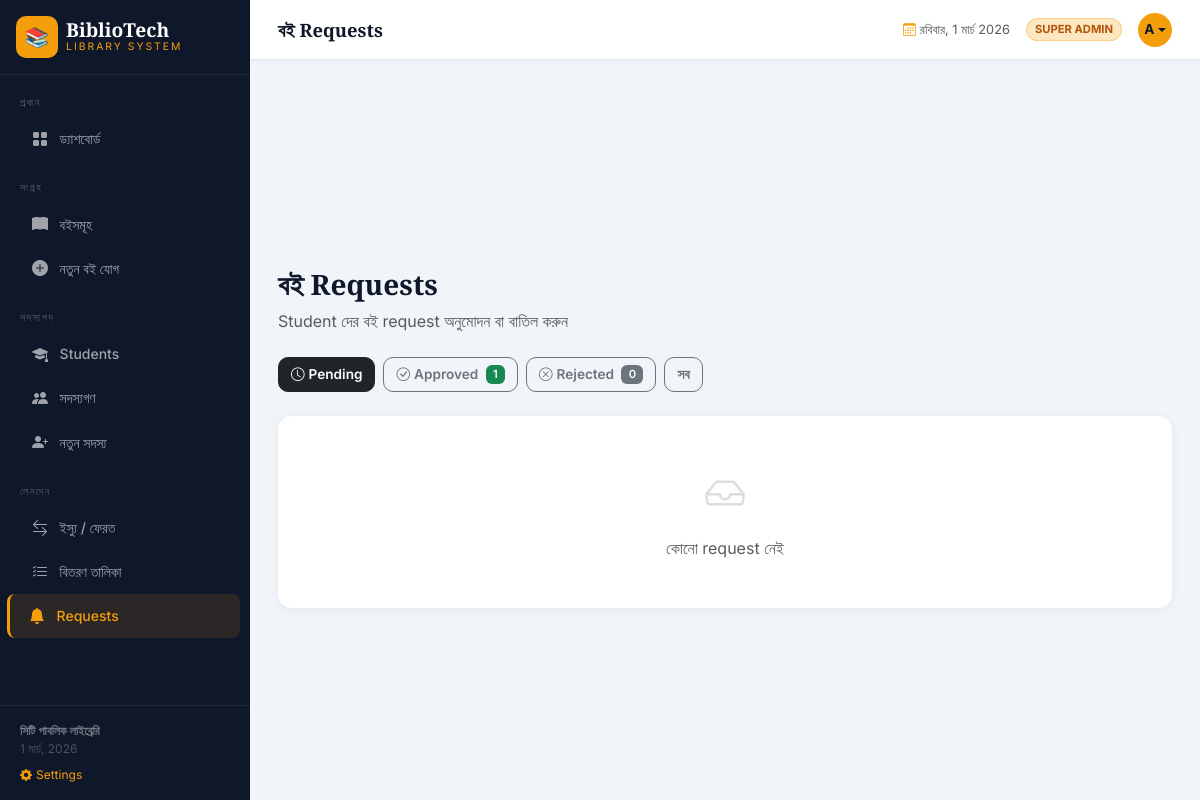
Page /requests (signed in) on the committed database.
### tables this page shows
CREATE TABLE settings (
        key TEXT PRIMARY KEY, value TEXT
    );

### app.py (the view)
@app.route('/requests')
@admin_required
def requests_list():
    status_filter = request.args.get('status', 'pending')
    conn = get_db()
    query  = '''SELECT br.*, b.title as book_title, b.cover_color, b.author,
                       s.name as student_name, s.email as student_email, s.phone as student_phone
                FROM book_requests br
                JOIN books b ON br.book_id=b.id
                JOIN students s ON br.student_id=s.id'''
    params = []
    if status_filter != 'all':
        query += ' WHERE br.status=?'
        params.append(status_filter)
    query += ' ORDER BY br.request_date DESC'
    reqs = conn.execute(query, params).fetchall()
    counts = {
        'pending':  conn.execute("SELECT COUNT(*) FROM book_requests WHERE status='pending'").fetchone()[0],
        'approved': conn.execute("SELECT COUNT(*) FROM book_requests WHERE status='approved'").fetchone()[0],
        'rejected': conn.execute("SELECT COUNT(*) FROM book_requests WHERE status='rejected'").fetchone()[0],
    }
    conn.close()
    return render_template('requests.html', requests=reqs, status_filter=status_filter, counts=counts)

### app.py (called while the page is built)
def admin_required(f):
    @wraps(f)
    def decorated(*args, **kwargs):
        if not session.get('logged_in'):
            flash('এই পেজটি দেখতে লগইন করুন।', 'info')
            return redirect(url_for('login', next=request.path))
        if not session.get('is_admin'):
            flash('এই কাজটি করার অনুমতি আপনার নেই।', 'error')
            return redirect(url_for('books'))
        return f(*args, **kwargs)
    return decorated

def get_db():
    conn = sqlite3.connect(DB_PATH)
    conn.row_factory = sqlite3.Row
    return conn

def get_settings():
    conn = get_db()
    rows = conn.execute('SELECT key, value FROM settings').fetchall()
    conn.close()
    return {row['key']: row['value'] for row in rows}

@app.context_processor
def inject_settings():
    return dict(site=get_settings())

### templates/requests.html (shortened to what this page needs)
{% extends 'base.html' %}
{% block topbar_title %}বই Requests{% endblock %}
{% block content %}
<div class="d-flex justify-content-between align-items-start mb-4 page-header">
    <div>
        <h1>বই Requests</h1>
        <p class="text-muted mb-0">Student দের বই request অনুমোদন বা বাতিল করুন</p>
    </div>
</div>
<div class="d-flex gap-2 mb-4">
    <a href="{{ url_for('requests_list', status='pending') }}"
       class="btn {% if status_filter=='pending' %}btn-dark{% else %}btn-outline-secondary{% endif %}">
        <i class="bi bi-clock me-1"></i>Pending
    </a>
    <a href="{{ url_for('requests_list', status='approved') }}"
       class="btn {% if status_filter=='approved' %}btn-dark{% else %}btn-outline-secondary{% endif %}">
        <i class="bi bi-check-circle me-1"></i>Approved
        <span class="badge bg-success ms-1">{{ counts.approved }}</span>
    </a>
    <a href="{{ url_for('requests_list', status='rejected') }}"
       class="btn {% if status_filter=='rejected' %}btn-dark{% else %}btn-outline-secondary{% endif %}">
        <i class="bi bi-x-circle me-1"></i>Rejected
        <span class="badge bg-secondary ms-1">{{ counts.rejected }}</span>
    </a>
    <a href="{{ url_for('requests_list', status='all') }}"
       class="btn {% if status_filter=='all' %}btn-dark{% else %}btn-outline-secondary{% endif %}">
        সব
    </a>
</div>
{% if requests %}
<div class="d-flex flex-column gap-3">
    {% for req in requests %}
    <div class="card content-card">
        <div class="card-body p-4">
            <div class="row align-items-center g-3">
                <div class="col-md-4">
                    <div class="d-flex align-items-center gap-3">
                        <div class="book-cover-sm flex-shrink-0" style="background:{{ req.cover_color }}; width:42px; height:56px; font-size:1rem">
                            <i class="bi bi-book-fill"></i>
                        </div>
                        <div>
                            <div class="fw-bold" style="font-size:.95rem">{{ req.book_title }}</div>
                            <div class="text-muted small">{{ req.author }}</div>
                        </div>
                    </div>
                </div>
                <div class="col-md-3">
                    <div class="d-flex align-items-center gap-2 mb-1">
                        <div class="member-av flex-shrink-0" style="background:#e0e7ff;color:#4338ca;width:30px;height:30px;font-size:.75rem">
                            {{ req.student_name[0].upper() }}
                        </div>
                        <span class="fw-semibold small">{{ req.student_name }}</span>
                    </div>
                    {% if req.student_phone %}
                    <div class="text-muted small ms-1"><i class="bi bi-telephone me-1"></i>{{ req.student_phone }}</div>
                    {% endif %}
                    {% if req.student_note %}
                    <div class="text-muted small ms-1 mt-1" style="font-style:italic">"{{ req.student_note }}"</div>
                    {% endif %}
                </div>
                <div class="col-md-2">
                    <div class="text-muted small mb-1"><i class="bi bi-calendar3 me-1"></i>{{ req.request_date[:10] }}</div>
                    {% if req.status == 'pending' %}
                    <span class="badge bg-warning bg-opacity-20 text-warning border border-warning border-opacity-25">
                        <i class="bi bi-clock me-1"></i>Pending
                    </span>
                    {% elif req.status == 'approved' %}
                    <span class="badge bg-success bg-opacity-15 text-success">
                        <i class="bi bi-check-circle me-1"></i>Approved
                    </span>
                    {% else %}
                    <span class="badge bg-danger bg-opacity-15 text-danger">
                        <i class="bi bi-x-circle me-1"></i>Rejected
                    </span>
                    {% endif %}
                    {% if req.admin_note %}
                    <div class="text-muted small mt-1" style="font-style:italic">Admin: "{{ req.admin_note }}"</div>
                    {% endif %}
                </div>
                <div class="col-md-3">
                    {% if req.status == 'pending' %}
                    <div class="d-flex gap-2 justify-content-end">
                        <button class="btn btn-sm btn-success"
                                data-bs-toggle="modal"
                                data-bs-target="#actionModal"
                                data-req-id="{{ req.id }}"
                                data-action="approve"
                                data-student="{{ req.student_name }}"
                                data-book="{{ req.book_title }}">
                            <i class="bi bi-check-lg me-1"></i>Approve
                        </button>
                        <button class="btn btn-sm btn-outline-danger"
                                data-bs-toggle="modal"
                                data-bs-target="#actionModal"
                                data-req-id="{{ req.id }}"
                                data-action="reject"
                                data-student="{{ req.student_name }}"
                                data-book="{{ req.book_title }}">
                            <i class="bi bi-x-lg me-1"></i>Reject
                        </button>
                    </div>
                    {% else %}
                    <div class="text-end text-muted small">{{ req.resolved_date or '' }}</div>
                    {% endif %}
                </div>
            </div>
        </div>
    </div>
    {% endfor %}
</div>
{% else %}
<div class="card content-card">
    <div class="card-body text-center py-5 text-muted">
        <i class="bi bi-inbox" style="font-size:2.5rem;opacity:.2;display:block;margin-bottom:.75rem"></i>
        কোনো request নেই
    </div>
</div>
{% endif %}
{% endblock %}

### templates/base.html (shortened to what this page needs)
<!DOCTYPE html>
<html lang="bn">
<head>
    <link href="https://cdnjs.cloudflare.com/ajax/libs/bootstrap/5.3.2/css/bootstrap.min.css" rel="stylesheet">
    <link href="https://cdnjs.cloudflare.com/ajax/libs/bootstrap-icons/1.11.3/font/bootstrap-icons.min.css" rel="stylesheet">
</head>
<body>
<nav id="sidebar">
    <div class="sidebar-brand d-flex align-items-center gap-2 p-3 border-bottom" style="border-color:rgba(255,255,255,.07)!important">
        <div class="brand-icon" style="overflow:hidden">
            {% if site.logo_type == 'image' %}
            <img src="{{ site.library_logo }}" style="width:100%;height:100%;object-fit:cover;border-radius:10px" alt="logo">
            {% else %}
            {{ site.library_logo }}
            {% endif %}
        </div>
        <div>
            <div class="brand-name">{{ site.library_name }}</div>
            <div class="brand-sub">{{ site.library_tagline }}</div>
        </div>
    </div>
    <div class="sidebar-nav flex-grow-1 py-2">
        <div class="nav-section">প্রধান</div>
        {% if session.get("is_admin") %}
        <a href="{{ url_for('dashboard') }}" class="nav-link {% if request.endpoint=='dashboard' %}active{% endif %}"><i class="bi bi-grid-fill"></i> ড্যাশবোর্ড</a>
        {% endif %}
        <div class="nav-section mt-2">সংগ্রহ</div>
        <a href="{{ url_for('books') }}" class="nav-link {% if request.endpoint=='books' %}active{% endif %}"><i class="bi bi-book-fill"></i> বইসমূহ</a>
        {% if session.get("is_admin") %}
        <a href="{{ url_for('add_book') }}" class="nav-link {% if request.endpoint=='add_book' %}active{% endif %}"><i class="bi bi-plus-circle-fill"></i> নতুন বই যোগ</a>
        <div class="nav-section mt-2">সদস্যপদ</div>
        <a href="{{ url_for('students') }}" class="nav-link {% if request.endpoint=='students' %}active{% endif %}"><i class="bi bi-mortarboard-fill"></i> Students</a>
        <a href="{{ url_for('members') }}" class="nav-link {% if request.endpoint=='members' %}active{% endif %}"><i class="bi bi-people-fill"></i> সদস্যগণ</a>
        <a href="{{ url_for('add_member') }}" class="nav-link {% if request.endpoint=='add_member' %}active{% endif %}"><i class="bi bi-person-plus-fill"></i> নতুন সদস্য</a>
        <div class="nav-section mt-2">লেনদেন</div>
        <a href="{{ url_for('borrow') }}" class="nav-link {% if request.endpoint=='borrow' %}active{% endif %}"><i class="bi bi-arrow-left-right"></i> ইস্যু / ফেরত</a>
        <a href="{{ url_for('issued_books') }}" class="nav-link {% if request.endpoint=='issued_books' %}active{% endif %}"><i class="bi bi-list-check"></i> বিতরণ তালিকা</a>
        <a href="{{ url_for('requests_list') }}" class="nav-link {% if request.endpoint=='requests_list' %}active{% endif %}"><i class="bi bi-bell-fill"></i> Requests</a>
        {% endif %}
    </div>
    <div class="sidebar-footer">
    <div class="fw-semibold" style="color:rgba(255,255,255,.4)">{{ site.library_footer }}</div>
    <div id="sidebar-date"></div>
    {% if session.get('is_super') %}
    <a href="{{ url_for('settings') }}" class="d-block mt-2" style="color:var(--gold);font-size:.75rem;text-decoration:none">
        <i class="bi bi-gear-fill me-1"></i>Settings
    </a>
    {% endif %}
</div>
</nav>
<div id="main">
    <div class="topbar">
        <div class="topbar-title">{% block topbar_title %}{% endblock %}</div>
        <div class="d-flex align-items-center gap-3">
            <span class="text-muted d-none d-md-inline" style="font-size:.8rem">
                <i class="bi bi-calendar3 me-1" style="color:var(--gold)"></i><span id="live-date"></span>
            </span>
            {% if session.get("is_admin") %}
                {% if session.get("is_super") %}
                <span class="admin-badge" style="background:rgba(245,158,11,.25);color:#b45309">SUPER ADMIN</span>
                {% else %}
                <span class="admin-badge">ADMIN</span>
                {% endif %}
                <div class="dropdown">
                    <button class="topbar-av border-0 dropdown-toggle" style="cursor:pointer"
                            data-bs-toggle="dropdown" aria-expanded="false">
                        {{ session.get("username", "A")[0].upper() }}
                    </button>
                </div>
            {% endif %}
        </div>
    </div>
    <div class="page-body pb-0 pt-3">
    </div>
    <div class="page-body">{% block content %}{% endblock %}</div>
</div>
</body>
</html>

### templates/base.html (style rules this page uses)
:root { --sidebar-bg:#0f172a; --sidebar-w:250px; --gold:#f59e0b; --gold-light:#fcd34d; }
body { font-family:'Inter',sans-serif; background:#f1f5f9; }
#sidebar { width:var(--sidebar-w); min-height:100vh; background:var(--sidebar-bg); position:fixed; top:0; left:0; display:flex; flex-direction:column; z-index:1000; }
.brand-icon { width:42px;height:42px;background:var(--gold);border-radius:10px;display:inline-flex;align-items:center;justify-content:center;font-size:1.2rem;color:#0f172a;font-weight:800; }
.brand-name { font-family:'Playfair Display',serif;font-size:1.2rem;font-weight:700;color:#fff;line-height:1; }
.brand-sub { font-size:.65rem;letter-spacing:2px;text-transform:uppercase;color:var(--gold); }
.nav-section { font-size:.65rem;letter-spacing:1.5px;text-transform:uppercase;color:rgba(255,255,255,.3);padding:.75rem 1.25rem .35rem; }
.sidebar-nav .nav-link { color:rgba(255,255,255,.6);padding:.6rem 1.25rem;border-radius:8px;margin:1px 10px;font-size:.875rem;font-weight:500;display:flex;align-items:center;gap:.6rem;transition:all .15s; }
.sidebar-nav .nav-link i { font-size:1rem;width:20px;text-align:center; }
.sidebar-nav .nav-link.active { color:var(--gold);background:rgba(245,158,11,.12);border-left:3px solid var(--gold);margin-left:7px;padding-left:calc(1.25rem - 3px); }
#main { margin-left:var(--sidebar-w);min-height:100vh;display:flex;flex-direction:column; }
.topbar { background:#fff;height:60px;padding:0 1.75rem;display:flex;align-items:center;justify-content:space-between;border-bottom:1px solid #e2e8f0;position:sticky;top:0;z-index:999;box-shadow:0 1px 4px rgba(0,0,0,.04); }
.topbar-title { font-family:'Playfair Display',serif;font-size:1.15rem;font-weight:700;color:#0f172a; }
.topbar-av { width:34px;height:34px;background:var(--gold);border-radius:50%;display:flex;align-items:center;justify-content:center;font-weight:700;font-size:.85rem;color:#0f172a; }
.page-body { padding:1.75rem;flex:1; }
.content-card { border:none;border-radius:14px;box-shadow:0 2px 12px rgba(0,0,0,.06); }
.btn { font-weight:600;font-size:.85rem;border-radius:10px; }
.page-header h1 { font-family:'Playfair Display',serif;font-size:1.75rem;font-weight:900;color:#0f172a; }
.badge { font-weight:600;font-size:.7rem; }
.sidebar-footer { margin-top:auto;padding:1rem 1.25rem;border-top:1px solid rgba(255,255,255,.07);font-size:.75rem;color:rgba(255,255,255,.25); }
.admin-badge { background:rgba(245,158,11,.15);color:var(--gold);border:1px solid rgba(245,158,11,.3);font-size:.7rem;font-weight:700;padding:2px 8px;border-radius:20px; }

### rows in the picture
settings: library_name "BiblioTech"
settings: library_tagline "LIBRARY SYSTEM"
settings: library_footer "সিটি পাবলিক লাইব্রেরি"

### other values in the picture
{{ site.library_logo }} "📚"
{{ session.get("username", "A")[0].upper() }} "A"
{{ counts.approved }} "1"
{{ counts.rejected }} "0"
